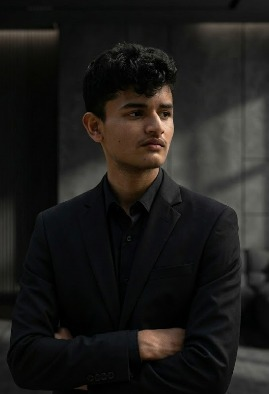
#> input picture pfp.jpeg, 269 x 394 px
$ python photo_to_ascii.py
#> lines starting #> are read from the running program, lines starting #| are printed output that depends on the picture
from PIL import Image, ImageOps, ImageFilter

INPUT  = "pfp.jpeg"
WIDTH  = 50
RAMP   = " .,:-~=+*#%@"


def process(path):
#> called with path = 'pfp.jpeg'
    img = Image.open(path).convert("L")
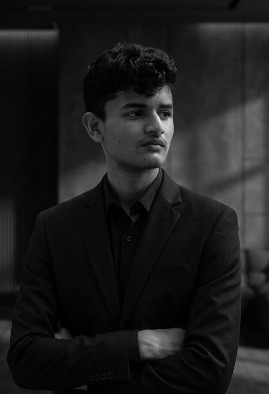
#> img: PIL image 269x394 L; min 0, max 232, mean 28.2
    w, h = img.size
#> w = 269; h = 394

    # crop: focus on face region
    img = img.crop((0, int(h * 0.10), w, int(h * 0.90)))
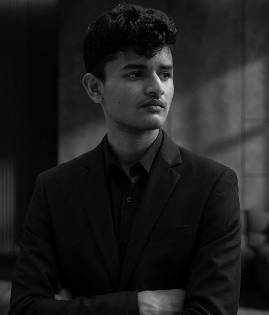
#> img: PIL image 269x315 L; min 0, max 232, mean 30.1

    # denoise with gaussian blur
    img = img.filter(ImageFilter.GaussianBlur(radius=1.5))

    # gamma 0.25 to lift the extremely dark image
    table = [int(255 * (i / 255) ** 0.25) for i in range(256)]
    px = img.load()
    for y in range(img.height):
        for x in range(img.width):
            px[x, y] = table[px[x, y]]

    img = ImageOps.autocontrast(img, cutoff=2)
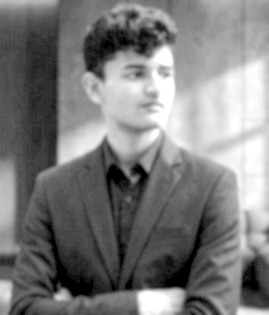
#> img: PIL image 269x315 L; min 0, max 255, mean 124.2

    # second light blur to smooth after contrast
    img = img.filter(ImageFilter.GaussianBlur(radius=0.8))

    # resize
    w, h = img.size
#> h = 315
    new_h = max(1, int(h / w * WIDTH * 0.5))
#> new_h = 29
    img = img.resize((WIDTH, new_h), Image.LANCZOS)
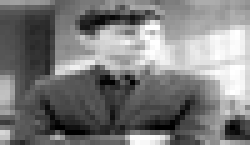
#> img: PIL image 50x29 L (shown 5 times larger); min 0, max 255, mean 124.3
    return img


def to_ascii(gray):
    px = gray.load()
    w, h = gray.size
#> w = 50; h = 29
    n = len(RAMP) - 1
    lines = []
    for y in range(h):
        row = ""
        for x in range(w):
            v = px[x, y]
            idx = min(n, max(0, int(v / 255 * n + 0.5)))
            row += RAMP[idx]
        lines.append(row)
#> after the loop, lines = 29 items
    return lines


def colorize(lines, fg="#00d4ff", bg="#0d1117"):
    out = []
    for ln in lines:
        e = ln.replace("&", "&amp;").replace("<", "&lt;").replace(">", "&gt;")
        out.append(f'<span style="color:{fg}">{e}</span>')
    return (
        f'<pre style="background:{bg};padding:8px;border-radius:6px;text-align:center;line-height:1.1;font-size:11px">\n'
        + "\n".join(out)
        + "\n</pre>"
    )


def main():
    gray = process(INPUT)
    lines = to_ascii(gray)
#> lines = 29 items

    while lines and not lines[0].strip():
        lines.pop(0)
#> this loop made 0 passes
    while lines and not lines[-1].strip():
        lines.pop()

    plain = "<pre>\n" + "\n".join(lines) + "\n</pre>"
    with open("ascii_output.txt", "w", encoding="utf-8") as f:
        f.write(plain)

    colored = colorize(lines)
#> the loop in colorize, `for ln in lines:` made 29 passes
    with open("ascii_colored.html", "w", encoding="utf-8") as f:
        f.write(colored)

    print(f"Size: {WIDTH}x{len(lines)}")
#| Size: 50x29
    print(plain)
#> (printed output is left out)


if __name__ == "__main__":
    main()
